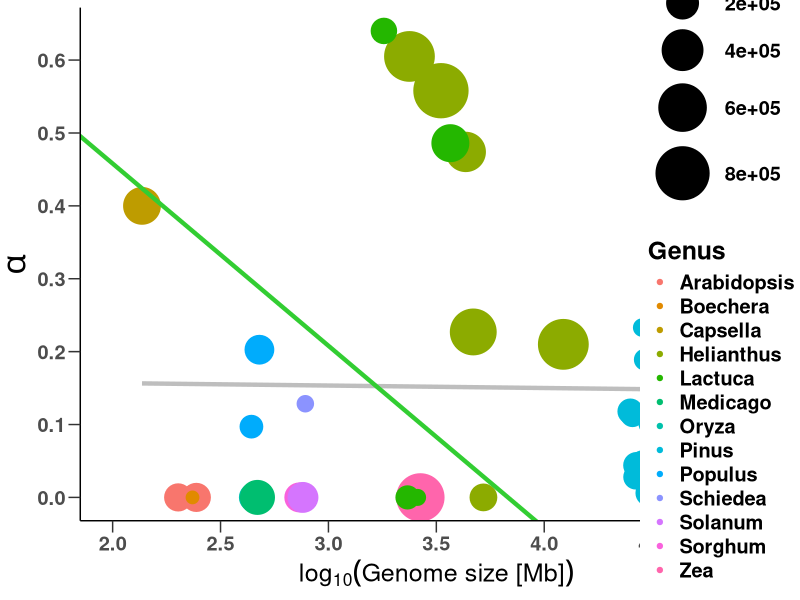
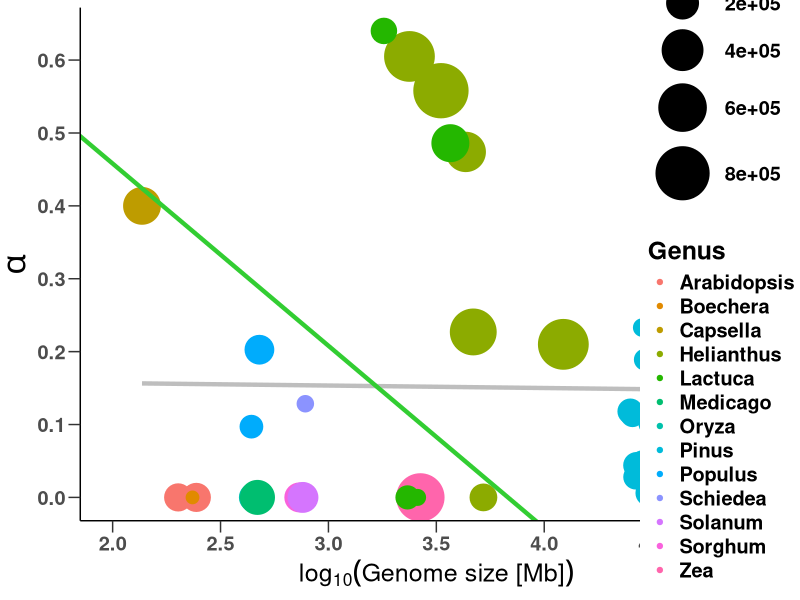

The R script that drew these images, in order:
## ---- chunk 1
knitr::opts_chunk$set(echo = TRUE)
## ---- chunk 2

library(ggplot2)
library(cowplot)
library(viridis)
alpha_raw <- read.csv("../data/alpha_values.csv",header = T)
## ---- chunk 3

myshapes <- data.frame(name=factor(alpha_raw$genus),
                       num=as.numeric(factor(alpha_raw$genus)))
shapes <- as.numeric(factor(alpha_raw$genus))
shapes <- replace(shapes,shapes<=3,16)
shapes <- replace(shapes,shapes>=9,16)
shapes <- replace(shapes,shapes==6,16)
shapes <- replace(shapes,shapes==7,16)
shapes <- replace(shapes,shapes==4,17) # Helianthus triangle
shapes <- replace(shapes,shapes==8,18)  #Pinus dimond
shapes <- replace(shapes,shapes==5,15)  # Lactuca box
myshapes$shapes <- shapes

aplot <- ggplot(alpha_raw, aes(x=log(genome_1C_mb,10), 
                               y=derived_alpha)) +
 geom_smooth(data=alpha_raw,aes(x=log(genome_1C_mb,10),y=derived_alpha),method = "lm", se = FALSE,color='grey',size=1.5)+
  geom_point(aes(color=genus,size=Ne)) + 
  scale_size_continuous(range = c(4, 18))+ 
  scale_x_continuous(breaks = seq(2, 5.5, by = 0.5),
                     limits = c(2,5)) + 
  scale_y_continuous(breaks = seq(0, .6, by = 0.1)) + 
  theme_classic() + 
  theme(legend.position = c(0.9, 0.5),
        text = element_text(face="bold",size = 18),
        axis.ticks.length=unit(3,"mm"),
        axis.title.y = element_text(size = 24,face='bold')) + 
  labs(x = expression(log[10]("Genome size [Mb]")), 
       y = expression(alpha),
       colour = "Genus",size=expression(paste(N[e]))) +
  # Add phylogenetically corrected regression line
  geom_abline(intercept=0.958,slope=-0.250,color='limegreen',size=1.5)

aplot
ggsave("../figure/Figure3_alpha_GS.png",plot = aplot,width = 12.5,height = 8)
